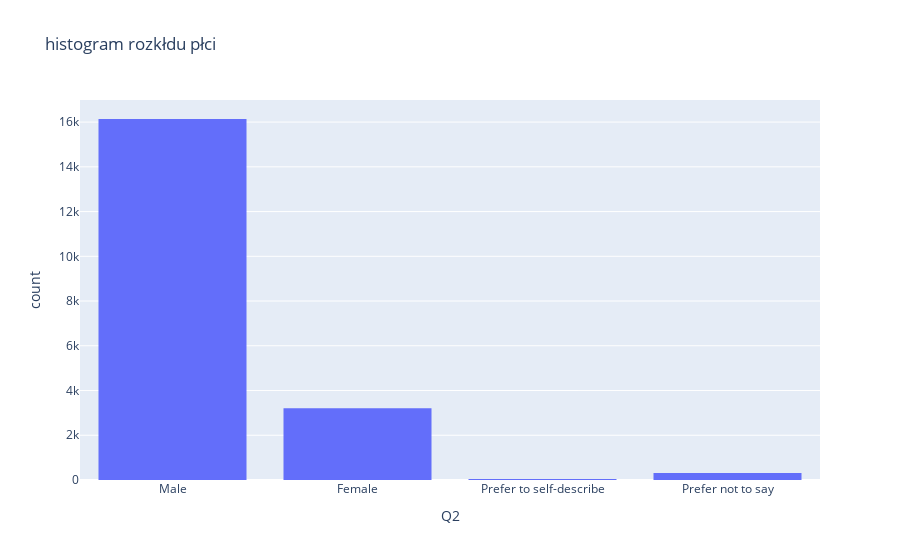

The code cell stored with this chart in its notebook:
### Markdown cell above
### ZADANIE 1 (1 pkt): 
Korzystając z biblioteki plotly narysuj histogram prezentujący rozkład płci.

### Code cell
import plotly.express as px

fig = px.histogram(df, x='Q2', title='histogram rozkłdu płci')
fig.show()

### Figure 1 — Plotly figure (JSON) as saved in the notebook; plotly's stock layout.template omitted (floating-point values rounded to 4 significant figures; data arrays with more than 128 entries replaced by an {"elided": "..."} marker saying what was removed)
{"data": [{"alignmentgroup": "True", "bingroup": "x", "hovertemplate": "Q2=%{x}<br>count=%{y}<extra></extra>", "legendgroup": "", "marker": {"color": "#636efa", "pattern": {"shape": ""}}, "name": "", "offsetgroup": "", "orientation": "v", "showlegend": false, "type": "histogram", "x": {"elided": "19717 str values"}, "xaxis": "x", "yaxis": "y"}], "layout": {"barmode": "relative", "legend": {"tracegroupgap": 0}, "title": {"text": "histogram rozkłdu płci"}, "xaxis": {"anchor": "y", "domain": [0, 1], "title": {"text": "Q2"}}, "yaxis": {"anchor": "x", "domain": [0, 1], "title": {"text": "count"}}}}
